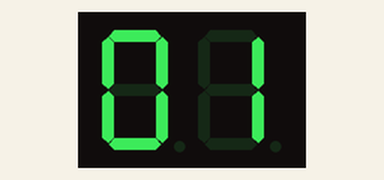
A sketch run on a simulated Arduino Uno, built with avr-gcc and run on an emulated ATmega328P. Shown: 2-digit seven-segment display. Wiring (inferred from the names in the program): 2-digit 7-segment display, segments lit when LOW: segments pin 2, pin 3, pin 4, pin 5, pin 6, pin 7, pin 8; digit selects pin 9, pin 10. The segment pins are drawn as the display they are named for.

Above: at 0.1 s.
At 5.7 s:
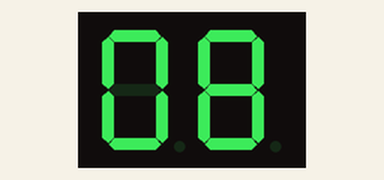
At 9.8 s:
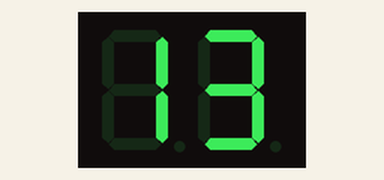
At 19.4 s:
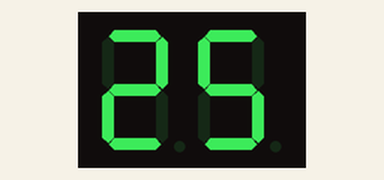
At 28.3 s:
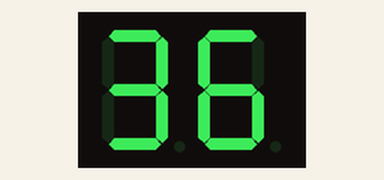
At 38.8 s:
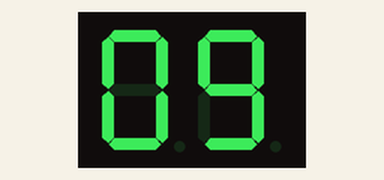

The sketch:

7_segment_1.ino
```cpp
int digit[10] = {
  B1000000,
  B1111001,
  B0100100,
  B0110000,
  B0011001,
  B0010010,
  B0000010,
  B1111000,
  B0000000,
  B0010000
};

// Segment pins a to g
const int segmentPins[] = {2, 3, 4, 5, 6, 7, 8};

const int digit1 = 9;   // Tens
const int digit2 = 10;  // Ones

int countstate = 1;
const int maxCount = 40;
const int displayDelay = 10;  // Delay per digit in multiplexing
const int stepDelay = 800;
void setup() {
  // Set segment pins as outputs
  for (int i = 0; i < 7; i++) {
    pinMode(segmentPins[i], OUTPUT);
  }

  // Set digit control pins as outputs
  pinMode(digit1, OUTPUT);
  pinMode(digit2, OUTPUT);

  // Initialize digits OFF
  digitalWrite(digit1, LOW);
  digitalWrite(digit2, LOW);
}

void loop() {
  int tens = countstate / 10;
  int ones = countstate % 10;


  unsigned long start = millis();
  while (millis() - start < stepDelay) {
    // Show ones digit
    digitalWrite(digit1, LOW);
    digitalWrite(digit2, LOW);
    setSegments(digit[ones]);
    digitalWrite(digit2, HIGH);
    delay(displayDelay);

    // Show tens digit
    digitalWrite(digit1, LOW);
    digitalWrite(digit2, LOW);
    setSegments(digit[tens]);
    digitalWrite(digit1, HIGH);
    delay(displayDelay);
  }


  countstate++;
  if (countstate > maxCount) {
    countstate = 1;
  }
}

void setSegments(int value) {
  for (int i = 0; i < 7; i++) {
    digitalWrite(segmentPins[i], bitRead(value, i));
  }
}
```

Measured:
- what the display in image 0 shows lasts 0.9 s, from 0.0 s to 0.9 s
